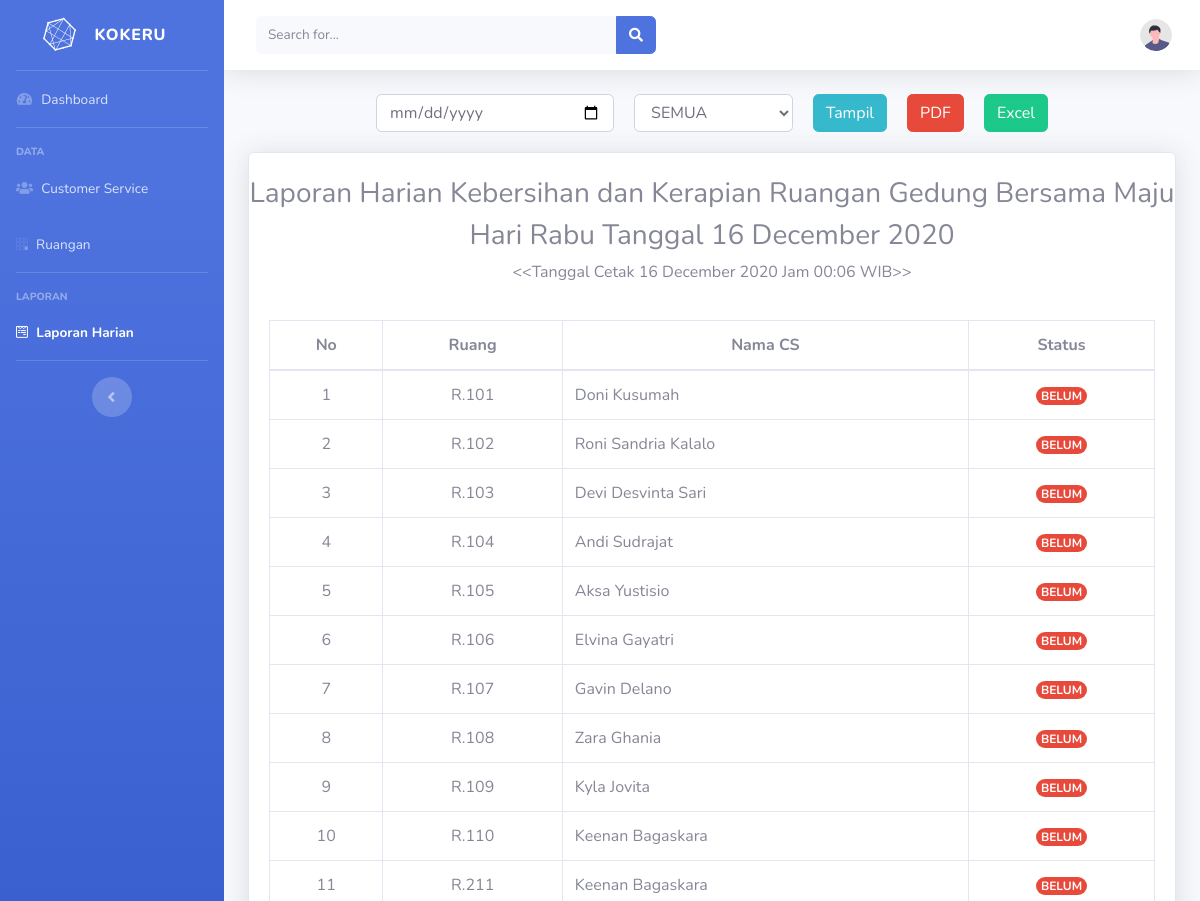
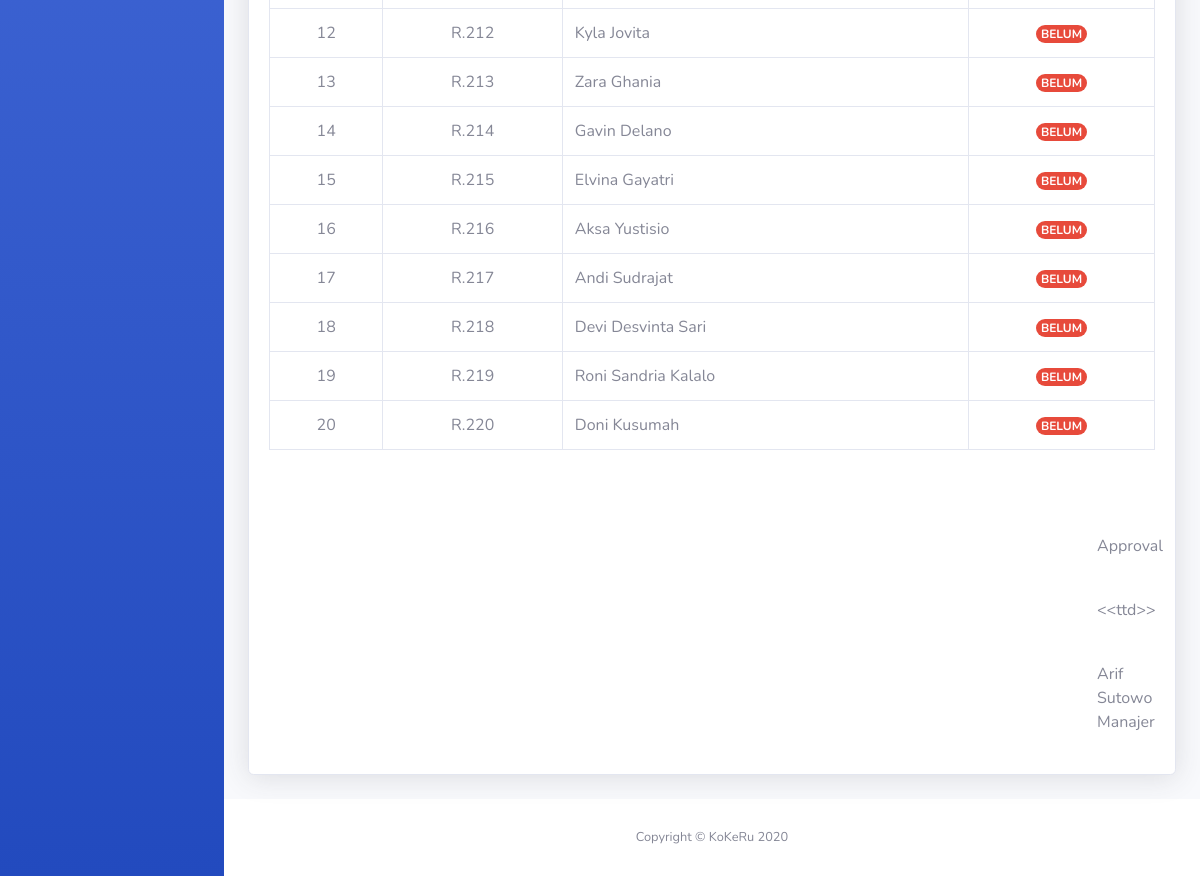
Page /manajer/laporan.php on the committed database (2 pictures, top to bottom).
### tables this page shows
CREATE TABLE `ruang` (
  `id_ruang` int(11) NOT NULL,
  `nama_ruang` varchar(50) NOT NULL,
  `id_cs` int(11) NOT NULL
);

CREATE TABLE `cs` (
  `id_cs` int(11) NOT NULL,
  `nama_cs` varchar(50) NOT NULL,
  `email` varchar(50) NOT NULL
);

### manajer/laporan.php (the view, shortened to what this page needs)
<?php include 'header.php'; ?>
      <li class="nav-item">
        <a class="nav-link" href="dashboard.php">
          <i class="fas fa-fw fa-tachometer-alt"></i>
          <span>Dashboard</span>
        </a>
      </li>
      <hr class="sidebar-divider">
      <div class="sidebar-heading">Data</div>
      <li class="nav-item">
        <a class="nav-link" href="data_cs.php">
          <i class="fas fa-users"></i>
          <span>Customer Service</span>
        </a>
      </li>
      <li class="nav-item">
        <a class="nav-link" href="data_ruang.php">
          <i class="fab fa-buromobelexperte"></i>
          <span>Ruangan</span>
        </a>
      </li>
      <hr class="sidebar-divider">
      <div class="sidebar-heading">Laporan</div>
      <li class="nav-item active">
        <a class="nav-link" href="laporan.php">
          <i class="fab fa-wpforms"></i>
          <span>Laporan Harian</span>
        </a>
      </li>
      <hr class="sidebar-divider d-none d-md-block">
      <div class="text-center d-none d-md-inline">
        <button class="rounded-circle border-0" id="sidebarToggle"></button>
      </div>
    </ul>
    <div id="content-wrapper" class="d-flex flex-column">
      <div id="content">
        <nav class="navbar navbar-expand navbar-light bg-white topbar mb-4 static-top shadow">
          <form class="d-none d-sm-inline-block form-inline mr-auto ml-md-3 my-2 my-md-0 mw-100 navbar-search">
            <div class="input-group">
              <input type="text" class="form-control bg-light border-0 small" placeholder="Search for..." aria-label="Search" aria-describedby="basic-addon2">
              <div class="input-group-append">
                <button class="btn btn-primary" type="button">
                  <i class="fas fa-search fa-sm"></i>
                </button>
              </div>
            </div>
          </form>
          <ul class="navbar-nav ml-auto">
            <li class="nav-item dropdown no-arrow">
              <a class="nav-link dropdown-toggle" href="#" id="userDropdown" role="button" data-toggle="dropdown" aria-haspopup="true" aria-expanded="false">
                <img class="img-profile rounded-circle" src="../assets2/img/undraw_profile.svg">
              </a>
            </li>
          </ul>
        </nav>
        <div class="container-fluid">
          <div class="row justify-content-center" style="padding-bottom: 20px;">
            <input class="form-control col-3" type="date" id="date">
            <select name="status" id="status" class="form-control col-2" style="margin-left: 20px;">
              <option value="semua">SEMUA</option>
            </select>
            <a href="#" class="d-none d-md-inline-block btn btn-md btn-info shadow-md" style="margin-left: 20px;">Tampil</a>
            <a target="_blank" href="pdf.php" class="d-none d-md-inline-block btn btn-md btn-danger shadow-md" style="margin-left: 20px;">PDF</a>
            <a target="_blank" href="excel.php" class="d-none d-md-inline-block btn btn-md btn-success shadow-md" style="margin-left: 20px;">Excel</a>
          </div>
          <div class="card shadow mb-4">
            <br>
            <div class="col-12">
                <h3 class="row justify-content-center">Laporan Harian Kebersihan dan Kerapian Ruangan Gedung Bersama Maju</h3>
                <?php
                  if (date('N') == 1) {
                    $day = "Senin";
                  } else if (date('N') == 2) {
                    $day = "Selasa";
                  } else if (date('N') == 3) {
                    $day = "Rabu";
                  } else if (date('N') == 4) {
                    $day = "Kamis";
                  } else if (date('N') == 5) {
                    $day = "Jumat";
                  } else if (date('N') == 6) {
                    $day = "Sabtu";
                  } else if (date('N') == 7) {
                    $day = "Minggu";
                  }
                  echo '<h3 class="row justify-content-center">Hari '.$day.' Tanggal '.date('d F Y').'</h3>';
                  echo '<p class="row justify-content-center">&lt;&lt;Tanggal Cetak '.date('d F Y').' Jam '.date('H:i').' WIB&gt;&gt;</p>';
                ?>
            </div>
            <div class="card-body">
              <div class="table-responsive">
                <table class="table table-bordered" id="dataTable" width="100%" cellspacing="0">
                  <thead class="text-center">
                    <tr>
                      <th>No</th>
                      <th>Ruang</th>
                      <th>Nama CS</th>
                      <th>Status</th>
                    </tr>
                  </thead>
                  <tbody class="text-center">
                    <?php
                      $tanggal = date('Y-m-d');
                      $query = "SELECT r.nama_ruang AS nama_ruang, cs.email AS email, cs.nama_cs AS nama_cs, l.status AS status FROM ruang r JOIN cs ON r.id_cs = cs.id_cs JOIN laporan l ON l.id_ruang = r.id_ruang WHERE l.tanggal = '$tanggal' ORDER BY r.id_ruang";
                      $result = $db->query($query);
                      $i = 1;
                      while ($row = $result->fetch_object()) {
                        echo '<tr>';
                        echo '<td class="text-center">'.$i.'</td>';
                        echo '<td class="text-center">'.$row->nama_ruang.'</td>';
                        echo '<td class="text-left">'.$row->nama_cs.'</td>';
                        if ($row->status == 'SUDAH') {
                          echo '<td class="text-center text-white"><span class="badge rounded-pill bg-success">SUDAH</span></td>';
                        } else {
                          echo '<td class="text-center text-white"><span class="badge rounded-pill bg-danger">BELUM</span></td>';
                        }
                        echo '</tr>';
                        $i++;
                      }
                      echo '</tbody>';
                      echo '</table>';
                    ?>
              </div>
            </div>
            <br><br>
            <div class="col-12" style="padding-left: 860px;">
              <p class="row">Approval</p>
              <br>
              <p class="row">&lt;&lt;ttd&gt;&gt;</p>
              <br>
              <p class="row" style="margin-bottom: 0;">Arif Sutowo</p>
              <p class="row">Manajer</p>
              <br>
            </div>
          </div>
        </div>
      </div>
<?php include 'footer.php'; ?>

### rows in the picture
ruang: nama_ruang "R.101", id_cs.nama_cs "Doni Kusumah"
ruang: nama_ruang "R.102", id_cs.nama_cs "Roni Sandria Kalalo"
ruang: nama_ruang "R.103", id_cs.nama_cs "Devi Desvinta Sari"
ruang: nama_ruang "R.104", id_cs.nama_cs "Andi Sudrajat"
ruang: nama_ruang "R.105", id_cs.nama_cs "Aksa Yustisio"
ruang: nama_ruang "R.106", id_cs.nama_cs "Elvina Gayatri"
ruang: nama_ruang "R.107", id_cs.nama_cs "Gavin Delano"
ruang: nama_ruang "R.108", id_cs.nama_cs "Zara Ghania"
ruang: nama_ruang "R.109", id_cs.nama_cs "Kyla Jovita"
ruang: nama_ruang "R.110", id_cs.nama_cs "Keenan Bagaskara"
ruang: nama_ruang "R.211", id_cs.nama_cs "Keenan Bagaskara"
ruang: nama_ruang "R.212", id_cs.nama_cs "Kyla Jovita"
ruang: nama_ruang "R.213", id_cs.nama_cs "Zara Ghania"
ruang: nama_ruang "R.214", id_cs.nama_cs "Gavin Delano"
ruang: nama_ruang "R.215", id_cs.nama_cs "Elvina Gayatri"
ruang: nama_ruang "R.216", id_cs.nama_cs "Aksa Yustisio"
ruang: nama_ruang "R.217", id_cs.nama_cs "Andi Sudrajat"
ruang: nama_ruang "R.218", id_cs.nama_cs "Devi Desvinta Sari"
ruang: nama_ruang "R.219", id_cs.nama_cs "Roni Sandria Kalalo"
ruang: nama_ruang "R.220", id_cs.nama_cs "Doni Kusumah"

### other values in the picture
$day "Rabu"
